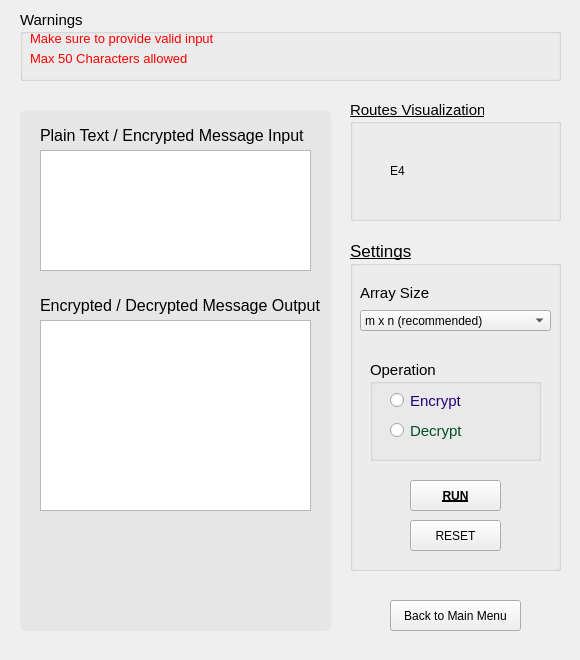
<?xml version="1.0" encoding="UTF-8"?>
<ui version="4.0">
 <class>MainWindow</class>
 <widget class="QMainWindow" name="MainWindow">
  <property name="geometry">
   <rect>
    <x>0</x>
    <y>0</y>
    <width>580</width>
    <height>660</height>
   </rect>
  </property>
  <property name="sizePolicy">
   <sizepolicy hsizetype="Fixed" vsizetype="Fixed">
    <horstretch>0</horstretch>
    <verstretch>0</verstretch>
   </sizepolicy>
  </property>
  <property name="minimumSize">
   <size>
    <width>580</width>
    <height>660</height>
   </size>
  </property>
  <property name="maximumSize">
   <size>
    <width>580</width>
    <height>660</height>
   </size>
  </property>
  <property name="palette">
   <palette>
    <active>
     <colorrole role="Button">
      <brush brushstyle="SolidPattern">
       <color alpha="255">
        <red>15</red>
        <green>160</green>
        <blue>219</blue>
       </color>
      </brush>
     </colorrole>
    </active>
    <inactive>
     <colorrole role="Button">
      <brush brushstyle="SolidPattern">
       <color alpha="255">
        <red>15</red>
        <green>160</green>
        <blue>219</blue>
       </color>
      </brush>
     </colorrole>
    </inactive>
    <disabled>
     <colorrole role="Button">
      <brush brushstyle="SolidPattern">
       <color alpha="255">
        <red>15</red>
        <green>160</green>
        <blue>219</blue>
       </color>
      </brush>
     </colorrole>
    </disabled>
   </palette>
  </property>
  <property name="windowTitle">
   <string>MainWindow</string>
  </property>
  <widget class="QWidget" name="centralwidget">
   <property name="sizePolicy">
    <sizepolicy hsizetype="Fixed" vsizetype="Fixed">
     <horstretch>0</horstretch>
     <verstretch>0</verstretch>
    </sizepolicy>
   </property>
   <property name="palette">
    <palette>
     <active>
      <colorrole role="Base">
       <brush brushstyle="SolidPattern">
        <color alpha="255">
         <red>255</red>
         <green>255</green>
         <blue>255</blue>
        </color>
       </brush>
      </colorrole>
      <colorrole role="Window">
       <brush brushstyle="SolidPattern">
        <color alpha="255">
         <red>230</red>
         <green>231</green>
         <blue>232</blue>
        </color>
       </brush>
      </colorrole>
     </active>
     <inactive>
      <colorrole role="Base">
       <brush brushstyle="SolidPattern">
        <color alpha="255">
         <red>255</red>
         <green>255</green>
         <blue>255</blue>
        </color>
       </brush>
      </colorrole>
      <colorrole role="Window">
       <brush brushstyle="SolidPattern">
        <color alpha="255">
         <red>230</red>
         <green>231</green>
         <blue>232</blue>
        </color>
       </brush>
      </colorrole>
     </inactive>
     <disabled>
      <colorrole role="Base">
       <brush brushstyle="SolidPattern">
        <color alpha="255">
         <red>230</red>
         <green>231</green>
         <blue>232</blue>
        </color>
       </brush>
      </colorrole>
      <colorrole role="Window">
       <brush brushstyle="SolidPattern">
        <color alpha="255">
         <red>230</red>
         <green>231</green>
         <blue>232</blue>
        </color>
       </brush>
      </colorrole>
     </disabled>
    </palette>
   </property>
   <property name="styleSheet">
    <string notr="true">
QPushButton:hover {
	color: blue;
}</string>
   </property>
   <widget class="QPushButton" name="backButton">
    <property name="geometry">
     <rect>
      <x>390</x>
      <y>600</y>
      <width>131</width>
      <height>31</height>
     </rect>
    </property>
    <property name="cursor">
     <cursorShape>PointingHandCursor</cursorShape>
    </property>
    <property name="text">
     <string>Back to Main Menu</string>
    </property>
   </widget>
   <widget class="QGroupBox" name="warningLabelGroup">
    <property name="geometry">
     <rect>
      <x>20</x>
      <y>10</y>
      <width>541</width>
      <height>71</height>
     </rect>
    </property>
    <property name="font">
     <font>
      <pointsize>11</pointsize>
     </font>
    </property>
    <property name="styleSheet">
     <string notr="true">QLabel {
	
	color: red;

}</string>
    </property>
    <property name="title">
     <string>Warnings</string>
    </property>
    <property name="flat">
     <bool>false</bool>
    </property>
    <property name="checkable">
     <bool>false</bool>
    </property>
    <widget class="QLabel" name="firstWarningLabel">
     <property name="geometry">
      <rect>
       <x>10</x>
       <y>20</y>
       <width>491</width>
       <height>16</height>
      </rect>
     </property>
     <property name="font">
      <font>
       <pointsize>10</pointsize>
       <underline>false</underline>
      </font>
     </property>
     <property name="text">
      <string>Make sure to provide valid input</string>
     </property>
    </widget>
    <widget class="QLabel" name="secondWarningLabel">
     <property name="geometry">
      <rect>
       <x>10</x>
       <y>40</y>
       <width>491</width>
       <height>16</height>
      </rect>
     </property>
     <property name="font">
      <font>
       <pointsize>10</pointsize>
       <underline>false</underline>
      </font>
     </property>
     <property name="text">
      <string>Max 50 Characters allowed</string>
     </property>
    </widget>
   </widget>
   <widget class="QGroupBox" name="groupBox">
    <property name="geometry">
     <rect>
      <x>20</x>
      <y>110</y>
      <width>311</width>
      <height>521</height>
     </rect>
    </property>
    <property name="styleSheet">
     <string notr="true">QGroupBox {

	background-color: rgb(230, 230, 230);
	border-radius: 6px;

}</string>
    </property>
    <property name="title">
     <string/>
    </property>
    <property name="flat">
     <bool>false</bool>
    </property>
    <widget class="QLabel" name="inputLabel">
     <property name="geometry">
      <rect>
       <x>20</x>
       <y>10</y>
       <width>271</width>
       <height>31</height>
      </rect>
     </property>
     <property name="font">
      <font>
       <pointsize>12</pointsize>
       <underline>false</underline>
      </font>
     </property>
     <property name="text">
      <string>Plain Text / Encrypted Message Input</string>
     </property>
    </widget>
    <widget class="QTextEdit" name="inputTextEdit">
     <property name="geometry">
      <rect>
       <x>20</x>
       <y>40</y>
       <width>271</width>
       <height>121</height>
      </rect>
     </property>
     <property name="font">
      <font>
       <pointsize>11</pointsize>
      </font>
     </property>
    </widget>
    <widget class="QTextEdit" name="outputTextEdit">
     <property name="geometry">
      <rect>
       <x>20</x>
       <y>210</y>
       <width>271</width>
       <height>191</height>
      </rect>
     </property>
     <property name="font">
      <font>
       <pointsize>14</pointsize>
      </font>
     </property>
     <property name="readOnly">
      <bool>true</bool>
     </property>
     <property name="html">
      <string>&lt;!DOCTYPE HTML PUBLIC &quot;-//W3C//DTD HTML 4.0//EN&quot; &quot;http://www.w3.org/TR/REC-html40/strict.dtd&quot;&gt;
&lt;html&gt;&lt;head&gt;&lt;meta name=&quot;qrichtext&quot; content=&quot;1&quot; /&gt;&lt;style type=&quot;text/css&quot;&gt;
p, li { white-space: pre-wrap; }
&lt;/style&gt;&lt;/head&gt;&lt;body style=&quot; font-family:'MS Shell Dlg 2'; font-size:14pt; font-weight:400; font-style:normal;&quot;&gt;
&lt;p style=&quot;-qt-paragraph-type:empty; margin-top:0px; margin-bottom:0px; margin-left:0px; margin-right:0px; -qt-block-indent:0; text-indent:0px;&quot;&gt;&lt;br /&gt;&lt;/p&gt;&lt;/body&gt;&lt;/html&gt;</string>
     </property>
    </widget>
    <widget class="QLabel" name="outputLabel">
     <property name="geometry">
      <rect>
       <x>20</x>
       <y>180</y>
       <width>291</width>
       <height>31</height>
      </rect>
     </property>
     <property name="font">
      <font>
       <pointsize>12</pointsize>
       <underline>false</underline>
      </font>
     </property>
     <property name="text">
      <string>Encrypted / Decrypted Message Output</string>
     </property>
    </widget>
   </widget>
   <widget class="QGroupBox" name="groupBox_2">
    <property name="geometry">
     <rect>
      <x>350</x>
      <y>240</y>
      <width>211</width>
      <height>331</height>
     </rect>
    </property>
    <property name="font">
     <font>
      <pointsize>13</pointsize>
      <underline>true</underline>
     </font>
    </property>
    <property name="title">
     <string>Settings</string>
    </property>
    <widget class="QPushButton" name="resetButton">
     <property name="geometry">
      <rect>
       <x>60</x>
       <y>280</y>
       <width>91</width>
       <height>31</height>
      </rect>
     </property>
     <property name="cursor">
      <cursorShape>PointingHandCursor</cursorShape>
     </property>
     <property name="styleSheet">
      <string notr="true">QPushButton:hover {

	color: red;	

}</string>
     </property>
     <property name="text">
      <string>RESET</string>
     </property>
    </widget>
    <widget class="QGroupBox" name="operationRadioButtonGroup">
     <property name="geometry">
      <rect>
       <x>20</x>
       <y>120</y>
       <width>171</width>
       <height>101</height>
      </rect>
     </property>
     <property name="font">
      <font>
       <pointsize>11</pointsize>
      </font>
     </property>
     <property name="title">
      <string>Operation</string>
     </property>
     <property name="flat">
      <bool>false</bool>
     </property>
     <property name="checkable">
      <bool>false</bool>
     </property>
     <widget class="QRadioButton" name="decryptRadioButton">
      <property name="geometry">
       <rect>
        <x>20</x>
        <y>60</y>
        <width>91</width>
        <height>21</height>
       </rect>
      </property>
      <property name="font">
       <font>
        <pointsize>11</pointsize>
       </font>
      </property>
      <property name="cursor">
       <cursorShape>PointingHandCursor</cursorShape>
      </property>
      <property name="styleSheet">
       <string notr="true">QRadioButton {

	color: rgb(0, 79, 37)

}</string>
      </property>
      <property name="text">
       <string>Decrypt</string>
      </property>
     </widget>
     <widget class="QRadioButton" name="encryptRadioButton">
      <property name="geometry">
       <rect>
        <x>20</x>
        <y>30</y>
        <width>91</width>
        <height>21</height>
       </rect>
      </property>
      <property name="font">
       <font>
        <pointsize>11</pointsize>
       </font>
      </property>
      <property name="cursor">
       <cursorShape>PointingHandCursor</cursorShape>
      </property>
      <property name="styleSheet">
       <string notr="true">QRadioButton {

	color: rgb(38, 0, 122)
}</string>
      </property>
      <property name="text">
       <string>Encrypt</string>
      </property>
     </widget>
    </widget>
    <widget class="QPushButton" name="runButton">
     <property name="geometry">
      <rect>
       <x>60</x>
       <y>240</y>
       <width>91</width>
       <height>31</height>
      </rect>
     </property>
     <property name="font">
      <font>
       <weight>75</weight>
       <bold>true</bold>
       <underline>true</underline>
      </font>
     </property>
     <property name="cursor">
      <cursorShape>PointingHandCursor</cursorShape>
     </property>
     <property name="styleSheet">
      <string notr="true">QPushButton:hover {

	color: green;	

}</string>
     </property>
     <property name="text">
      <string>RUN</string>
     </property>
    </widget>
    <widget class="QComboBox" name="arraySizeComboBox">
     <property name="geometry">
      <rect>
       <x>10</x>
       <y>70</y>
       <width>191</width>
       <height>21</height>
      </rect>
     </property>
     <property name="currentText">
      <string>m x n (recommended)</string>
     </property>
     <item>
      <property name="text">
       <string>m x n (recommended)</string>
      </property>
     </item>
     <item>
      <property name="text">
       <string>n x m</string>
      </property>
     </item>
    </widget>
    <widget class="QLabel" name="label">
     <property name="geometry">
      <rect>
       <x>10</x>
       <y>42</y>
       <width>91</width>
       <height>21</height>
      </rect>
     </property>
     <property name="font">
      <font>
       <pointsize>11</pointsize>
      </font>
     </property>
     <property name="text">
      <string>Array Size</string>
     </property>
    </widget>
   </widget>
   <widget class="QGroupBox" name="routesVisualizationGroupBox">
    <property name="geometry">
     <rect>
      <x>350</x>
      <y>100</y>
      <width>211</width>
      <height>121</height>
     </rect>
    </property>
    <property name="font">
     <font>
      <pointsize>11</pointsize>
      <underline>true</underline>
     </font>
    </property>
    <property name="title">
     <string>Routes Visualization</string>
    </property>
    <widget class="QLabel" name="routesLabel">
     <property name="geometry">
      <rect>
       <x>40</x>
       <y>30</y>
       <width>131</width>
       <height>81</height>
      </rect>
     </property>
     <property name="text">
      <string>E4</string>
     </property>
    </widget>
   </widget>
  </widget>
 </widget>
 <resources/>
 <connections/>
</ui>
